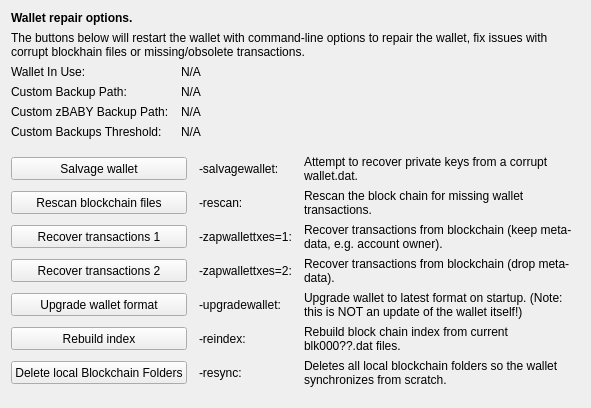
     <widget class="QWidget" name="tab_repair">
      <attribute name="title">
       <string>&amp;Wallet Repair</string>
      </attribute>
      <layout class="QGridLayout" name="gridLayout_4" columnstretch="0,0,0,0">
       <property name="horizontalSpacing">
        <number>12</number>
       </property>
       <item row="0" column="0" colspan="4">
        <widget class="QLabel" name="label_repair_header">
         <property name="font">
          <font>
           <weight>75</weight>
           <bold>true</bold>
          </font>
         </property>
         <property name="text">
          <string>Wallet repair options.</string>
         </property>
        </widget>
       </item>
       <item row="1" column="0" colspan="4">
        <widget class="QLabel" name="label_repair_helptext">
         <property name="font">
          <font>
           <weight>50</weight>
           <bold>false</bold>
          </font>
         </property>
         <property name="text">
          <string>The buttons below will restart the wallet with command-line options to repair the wallet, fix issues with corrupt blockhain files or missing/obsolete transactions.</string>
         </property>
         <property name="wordWrap">
          <bool>true</bool>
         </property>
        </widget>
       </item>
       <item row="2" column="0">
        <widget class="QLabel" name="wallet_path_label">
         <property name="text">
          <string>Wallet In Use:</string>
         </property>
        </widget>
       </item>
       <item row="2" column="1" colspan="3">
        <widget class="QLabel" name="wallet_path">
         <property name="cursor">
          <cursorShape>IBeamCursor</cursorShape>
         </property>
         <property name="text">
          <string>N/A</string>
         </property>
         <property name="textFormat">
          <enum>Qt::PlainText</enum>
         </property>
         <property name="textInteractionFlags">
          <set>Qt::LinksAccessibleByMouse|Qt::TextSelectableByKeyboard|Qt::TextSelectableByMouse</set>
         </property>
        </widget>
       </item>
       <item row="3" column="0">
        <widget class="QLabel" name="wallet_custombackuppath_label">
         <property name="text">
          <string>Custom Backup Path:</string>
         </property>
         <property name="visible">
          <bool>false</bool>
         </property>
        </widget>
       </item>
       <item row="3" column="1" colspan="3">
        <widget class="QLabel" name="wallet_custombackuppath">
         <property name="cursor">
          <cursorShape>IBeamCursor</cursorShape>
         </property>
         <property name="text">
          <string>N/A</string>
         </property>
         <property name="textFormat">
          <enum>Qt::PlainText</enum>
         </property>
         <property name="textInteractionFlags">
          <set>Qt::LinksAccessibleByMouse|Qt::TextSelectableByKeyboard|Qt::TextSelectableByMouse</set>
         </property>
         <property name="visible">
          <bool>false</bool>
         </property>
        </widget>
       </item>
       <item row="4" column="0">
        <widget class="QLabel" name="wallet_customzbabybackuppath_label">
         <property name="text">
          <string>Custom zBABY Backup Path:</string>
         </property>
         <property name="visible">
          <bool>false</bool>
         </property>
        </widget>
       </item>
       <item row="4" column="1" colspan="3">
        <widget class="QLabel" name="wallet_customzbabybackuppath">
         <property name="cursor">
          <cursorShape>IBeamCursor</cursorShape>
         </property>
         <property name="text">
          <string>N/A</string>
         </property>
         <property name="textFormat">
          <enum>Qt::PlainText</enum>
         </property>
         <property name="textInteractionFlags">
          <set>Qt::LinksAccessibleByMouse|Qt::TextSelectableByKeyboard|Qt::TextSelectableByMouse</set>
         </property>
         <property name="visible">
          <bool>false</bool>
         </property>
        </widget>
       </item>
       <item row="5" column="0">
        <widget class="QLabel" name="wallet_custombackupthreshold_label">
         <property name="text">
          <string>Custom Backups Threshold:</string>
         </property>
         <property name="visible">
          <bool>false</bool>
         </property>
        </widget>
       </item>
       <item row="5" column="1" colspan="3">
        <widget class="QLabel" name="wallet_custombackupthreshold">
         <property name="cursor">
          <cursorShape>IBeamCursor</cursorShape>
         </property>
         <property name="text">
          <string>N/A</string>
         </property>
         <property name="textFormat">
          <enum>Qt::PlainText</enum>
         </property>
         <property name="textInteractionFlags">
          <set>Qt::LinksAccessibleByMouse|Qt::TextSelectableByKeyboard|Qt::TextSelectableByMouse</set>
         </property>
         <property name="visible">
          <bool>false</bool>
         </property>
        </widget>
       </item>
       <item row="6" column="0">
        <spacer name="verticalSpacer_repair1">
         <property name="orientation">
          <enum>Qt::Vertical</enum>
         </property>
         <property name="sizeHint" stdset="0">
          <size>
           <width>10</width>
           <height>10</height>
          </size>
         </property>
        </spacer>
       </item>
       <item row="7" column="0" colspan="2">
        <widget class="QPushButton" name="btn_salvagewallet">
         <property name="minimumSize">
          <size>
           <width>100</width>
           <height>23</height>
          </size>
         </property>
         <property name="text">
          <string>Salvage wallet</string>
         </property>
        </widget>
       </item>
       <item row="7" column="2">
        <widget class="QLabel" name="label_repair_salvage_command">
         <property name="text">
          <string notr="true">-salvagewallet:</string>
         </property>
        </widget>
       </item>
       <item row="7" column="3">
        <widget class="QLabel" name="label_repair_salvage">
         <property name="text">
          <string>Attempt to recover private keys from a corrupt wallet.dat.</string>
         </property>
         <property name="wordWrap">
          <bool>true</bool>
         </property>
        </widget>
       </item>
       <item row="8" column="0" colspan="2">
        <widget class="QPushButton" name="btn_rescan">
         <property name="minimumSize">
          <size>
           <width>100</width>
           <height>23</height>
          </size>
         </property>
         <property name="text">
          <string>Rescan blockchain files</string>
         </property>
        </widget>
       </item>
       <item row="8" column="2">
        <widget class="QLabel" name="label_repair_rescan_command">
         <property name="text">
          <string notr="true">-rescan:</string>
         </property>
        </widget>
       </item>
       <item row="8" column="3">
        <widget class="QLabel" name="label_repair_rescan">
         <property name="text">
          <string>Rescan the block chain for missing wallet transactions.</string>
         </property>
         <property name="wordWrap">
          <bool>true</bool>
         </property>
        </widget>
       </item>
       <item row="9" column="0" colspan="2">
        <widget class="QPushButton" name="btn_zapwallettxes1">
         <property name="minimumSize">
          <size>
           <width>100</width>
           <height>23</height>
          </size>
         </property>
         <property name="text">
          <string>Recover transactions 1</string>
         </property>
        </widget>
       </item>
       <item row="9" column="2">
        <widget class="QLabel" name="label_repair_zap1_command">
         <property name="text">
          <string notr="true">-zapwallettxes=1:</string>
         </property>
        </widget>
       </item>
       <item row="9" column="3">
        <widget class="QLabel" name="label_repair_zap1">
         <property name="text">
          <string>Recover transactions from blockchain (keep meta-data, e.g. account owner).</string>
         </property>
         <property name="wordWrap">
          <bool>true</bool>
         </property>
        </widget>
       </item>
       <item row="10" column="0" colspan="2">
        <widget class="QPushButton" name="btn_zapwallettxes2">
         <property name="minimumSize">
          <size>
           <width>100</width>
           <height>23</height>
          </size>
         </property>
         <property name="text">
          <string>Recover transactions 2</string>
         </property>
        </widget>
       </item>
       <item row="10" column="2">
        <widget class="QLabel" name="label_repair_zap2_command">
         <property name="text">
          <string notr="true">-zapwallettxes=2:</string>
         </property>
        </widget>
       </item>
       <item row="10" column="3">
        <widget class="QLabel" name="label_repair_zap2">
         <property name="text">
          <string>Recover transactions from blockchain (drop meta-data).</string>
         </property>
         <property name="wordWrap">
          <bool>true</bool>
         </property>
        </widget>
       </item>
       <item row="11" column="0" colspan="2">
        <widget class="QPushButton" name="btn_upgradewallet">
         <property name="minimumSize">
          <size>
           <width>100</width>
           <height>23</height>
          </size>
         </property>
         <property name="text">
          <string>Upgrade wallet format</string>
         </property>
        </widget>
       </item>
       <item row="11" column="2">
        <widget class="QLabel" name="label_repair_upgrade_command">
         <property name="text">
          <string notr="true">-upgradewallet:</string>
         </property>
        </widget>
       </item>
       <item row="11" column="3">
        <widget class="QLabel" name="label_repair_upgrade">
         <property name="text">
          <string>Upgrade wallet to latest format on startup. (Note: this is NOT an update of the wallet itself!)</string>
         </property>
         <property name="wordWrap">
          <bool>true</bool>
         </property>
        </widget>
       </item>
       <item row="12" column="0" colspan="2">
        <widget class="QPushButton" name="btn_reindex">
         <property name="minimumSize">
          <size>
           <width>100</width>
           <height>23</height>
          </size>
         </property>
         <property name="text">
          <string>Rebuild index</string>
         </property>
        </widget>
       </item>
       <item row="12" column="2">
        <widget class="QLabel" name="label_repair_reindex_command">
         <property name="text">
          <string notr="true">-reindex:</string>
         </property>
        </widget>
       </item>
       <item row="12" column="3">
        <widget class="QLabel" name="label_repair_reindex">
         <property name="text">
          <string>Rebuild block chain index from current blk000??.dat files.</string>
         </property>
         <property name="wordWrap">
          <bool>true</bool>
         </property>
        </widget>
       </item>
       <item row="13" column="0" colspan="2">
        <widget class="QPushButton" name="btn_resync">
         <property name="minimumSize">
          <size>
           <width>100</width>
           <height>23</height>
          </size>
         </property>
         <property name="text">
          <string>Delete local Blockchain Folders</string>
         </property>
        </widget>
       </item>
       <item row="13" column="2">
        <widget class="QLabel" name="label_repair_resync_command">
         <property name="text">
          <string>-resync:</string>
         </property>
        </widget>
       </item>
       <item row="13" column="3">
        <widget class="QLabel" name="label_repair_resync">
         <property name="text">
          <string>Deletes all local blockchain folders so the wallet synchronizes from scratch.</string>
         </property>
         <property name="wordWrap">
          <bool>true</bool>
         </property>
        </widget>
       </item>
       <item row="14" column="0">
        <spacer name="verticalSpacer_repair2">
         <property name="orientation">
          <enum>Qt::Vertical</enum>
         </property>
         <property name="sizeHint" stdset="0">
          <size>
           <width>20</width>
           <height>10</height>
          </size>
         </property>
        </spacer>
       </item>
      </layout>
     </widget>
